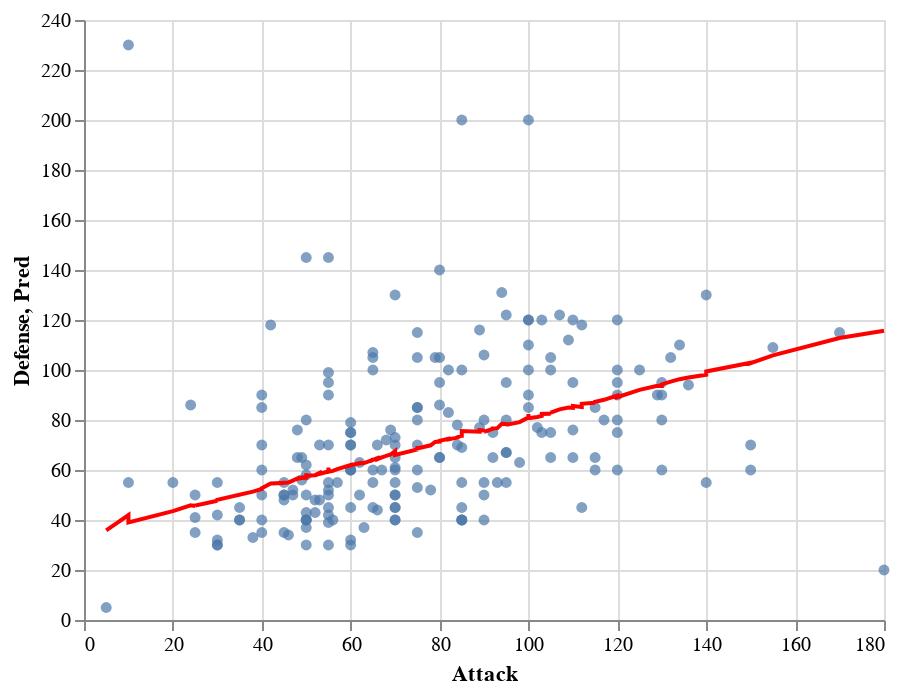

Write notebook code for a chart like this one.
### Markdown cell above
in this case the MSE is much greater than MAE because MSE punishes outlier very heavily.

### Code cell
#Make chart of both the prediction
 #draw the linear regression line prediction chart
c3 = alt.Chart(X_train1).mark_circle().encode(
    x="Attack",
    y="Defense"
)
c4=alt.Chart(X_train1).mark_line(color="red").encode(
    x="Attack",
    y="Pred"
)
c3+c4

### Figure 1 — Vega-Lite specification as saved in the notebook (floating-point values rounded to 4 significant figures; data arrays with more than 128 entries replaced by an {"elided": "..."} marker saying what was removed)
{"config": {"view": {"continuousWidth": 400, "continuousHeight": 300}}, "layer": [{"mark": "circle", "encoding": {"x": {"type": "quantitative", "field": "Attack"}, "y": {"type": "quantitative", "field": "Defense"}}}, {"mark": {"type": "line", "color": "red"}, "encoding": {"x": {"type": "quantitative", "field": "Attack"}, "y": {"type": "quantitative", "field": "Pred"}}}], "data": {"name": "data-b0a9bbbe76724ae4572610ad083d3060"}, "$schema": "https://vega.github.io/schema/vega-lite/v4.8.1.json", "datasets": {"data-b0a9bbbe76724ae4572610ad083d3060": {"elided": "200 records"}}}
